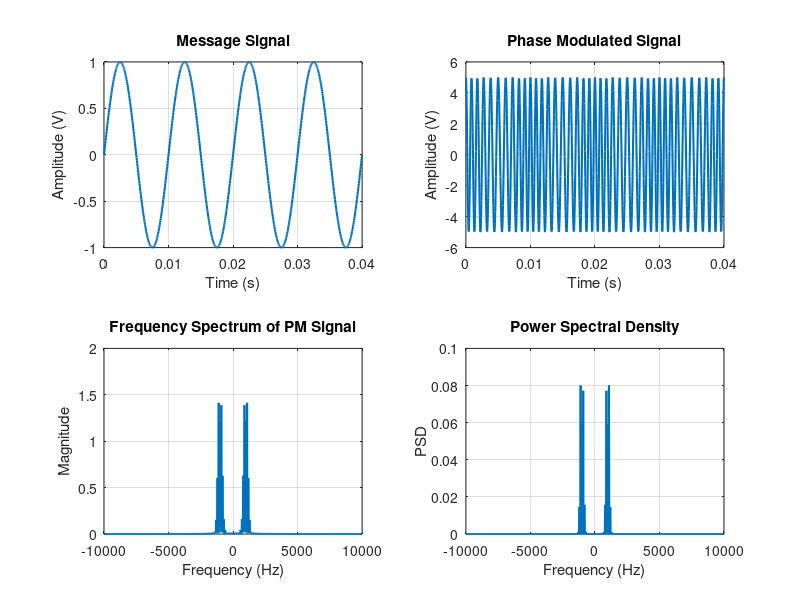

Recreate this plot in MATLAB.
clc;
clear;
close all;

%% Message Signal Parameters
Am = 1;              % Message amplitude (V)
fm = 100;            % Message frequency (Hz)

%% Carrier Signal Parameters
Ac = 5;              % Carrier amplitude (V)
fc = 1000;           % Carrier frequency (Hz)

%% PM Parameters
kp = pi/2;           % Phase sensitivity (rad/V)

fs = 20*fc;          % Sampling frequency
t = 0:1/fs:4/fm;

%% Message Signal
m = Am*sin(2*pi*fm*t);

%% Carrier Signal
c = Ac*cos(2*pi*fc*t);

%% Phase Modulated Signal
pm = Ac*cos(2*pi*fc*t + kp*m);

%% Phase Deviation
beta = kp*Am;

%% FFT
N = length(pm);

PM_FFT = abs(fftshift(fft(pm)))/N;

f = (-N/2:N/2-1)*(fs/N);

%% Power Spectral Density

PSD = (abs(fftshift(fft(pm))).^2)/(N*fs);

%% Bandwidth Estimation

BW = 2*(beta+1)*fm;

%% Display Results

fprintf('\n=====================================\n');
fprintf('PSD ANALYSIS OF PM SIGNAL\n');
fprintf('=====================================\n');

fprintf('Message Frequency       = %.0f Hz\n',fm);
fprintf('Carrier Frequency       = %.0f Hz\n',fc);
fprintf('Phase Sensitivity       = %.2f rad/V\n',kp);
fprintf('Phase Deviation         = %.2f radians\n',beta);
fprintf('Estimated Bandwidth     = %.2f Hz\n',BW);

%% Plotting

figure('Name','PSD Analysis of PM Signal','NumberTitle','off');

subplot(2,2,1)
plot(t,m,'LineWidth',1.5)
grid on
title('Message Signal')
xlabel('Time (s)')
ylabel('Amplitude (V)')

subplot(2,2,2)
plot(t,pm,'LineWidth',1.5)
grid on
title('Phase Modulated Signal')
xlabel('Time (s)')
ylabel('Amplitude (V)')

subplot(2,2,3)
plot(f,PM_FFT,'LineWidth',1.5)
grid on
title('Frequency Spectrum of PM Signal')
xlabel('Frequency (Hz)')
ylabel('Magnitude')

subplot(2,2,4)
plot(f,PSD,'LineWidth',1.5)
grid on
title('Power Spectral Density')
xlabel('Frequency (Hz)')
ylabel('PSD')
